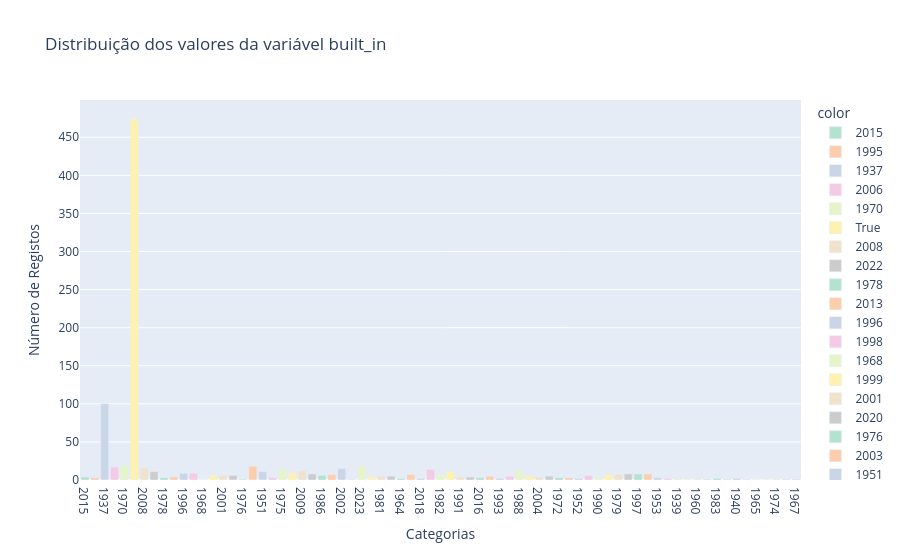
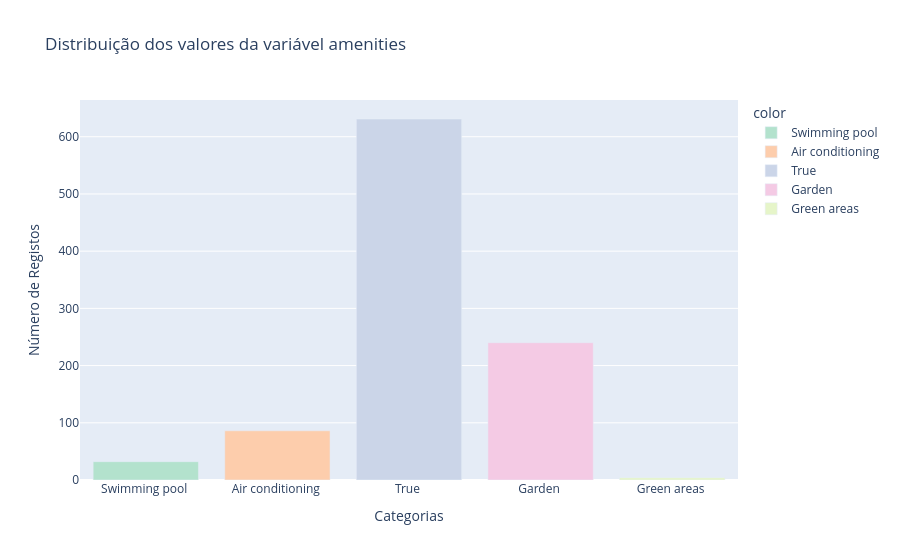
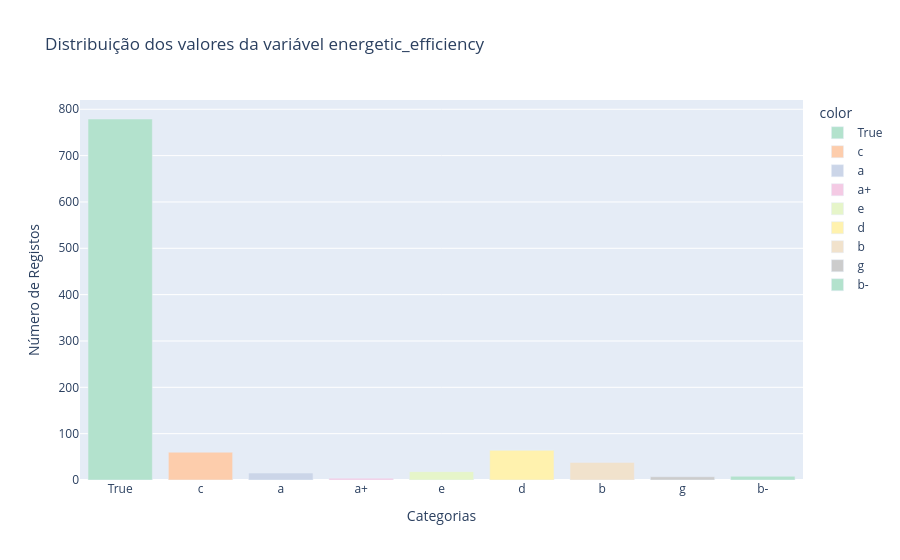

Source (notebook cell) for these figures, in order:
### Markdown cell above
# Pre-processamento 

### Colunas: 
- built_in
- amenities
- energetic_efficiency

### Code cell
# Variação dos dados 
import plotly.express as px
col = ['built_in', 'amenities','energetic_efficiency']

for nome in col: 
    output = []
    names = df_27[nome].unique()
    for i in df_27[nome].unique():
        bt2 = df_27[nome].value_counts()[i]
        output.append(bt2)
    fig = px.bar(df_27, x=names, y=output, color = names ,color_discrete_sequence= px.colors.qualitative.Pastel2, title= f'Distribuição dos valores da variável {nome}')
    fig.update_xaxes(title_text='Categorias')
    fig.update_yaxes(title_text='Número de Registos')
    fig.show()

### Figure 1 — Plotly figure (JSON) as saved in the notebook; plotly's stock layout.template omitted (floating-point values rounded to 4 significant figures)
{"data": [{"alignmentgroup": "True", "hovertemplate": "color=2015<br>x=%{x}<br>y=%{y}<extra></extra>", "legendgroup": "2015", "marker": {"color": "rgb(179,226,205)", "pattern": {"shape": ""}}, "name": "2015", "offsetgroup": "2015", "orientation": "v", "showlegend": true, "textposition": "auto", "type": "bar", "x": ["2015"], "xaxis": "x", "y": [4], "yaxis": "y"}, {"alignmentgroup": "True", "hovertemplate": "color=1995<br>x=%{x}<br>y=%{y}<extra></extra>", "legendgroup": "1995", "marker": {"color": "rgb(253,205,172)", "pattern": {"shape": ""}}, "name": "1995", "offsetgroup": "1995", "orientation": "v", "showlegend": true, "textposition": "auto", "type": "bar", "x": ["1995"], "xaxis": "x", "y": [3], "yaxis": "y"}, {"alignmentgroup": "True", "hovertemplate": "color=1937<br>x=%{x}<br>y=%{y}<extra></extra>", "legendgroup": "1937", "marker": {"color": "rgb(203,213,232)", "pattern": {"shape": ""}}, "name": "1937", "offsetgroup": "1937", "orientation": "v", "showlegend": true, "textposition": "auto", "type": "bar", "x": ["1937"], "xaxis": "x", "y": [100], "yaxis": "y"}, {"alignmentgroup": "True", "hovertemplate": "color=2006<br>x=%{x}<br>y=%{y}<extra></extra>", "legendgroup": "2006", "marker": {"color": "rgb(244,202,228)", "pattern": {"shape": ""}}, "name": "2006", "offsetgroup": "2006", "orientation": "v", "showlegend": true, "textposition": "auto", "type": "bar", "x": ["2006"], "xaxis": "x", "y": [17], "yaxis": "y"}, {"alignmentgroup": "True", "hovertemplate": "color=1970<br>x=%{x}<br>y=%{y}<extra></extra>", "legendgroup": "1970", "marker": {"color": "rgb(230,245,201)", "pattern": {"shape": ""}}, "name": "1970", "offsetgroup": "1970", "orientation": "v", "showlegend": true, "textposition": "auto", "type": "bar", "x": ["1970"], "xaxis": "x", "y": [19], "yaxis": "y"}, {"alignmentgroup": "True", "hovertemplate": "color=True<br>x=%{x}<br>y=%{y}<extra></extra>", "legendgroup": "True", "marker": {"color": "rgb(255,242,174)", "pattern": {"shape": ""}}, "name": "True", "offsetgroup": "True", "orientation": "v", "showlegend": true, "textposition": "auto", "type": "bar", "x": ["True"], "xaxis": "x", "y": [474], "yaxis": "y"}, {"alignmentgroup": "True", "hovertemplate": "color=2008<br>x=%{x}<br>y=%{y}<extra></extra>", "legendgroup": "2008", "marker": {"color": "rgb(241,226,204)", "pattern": {"shape": ""}}, "name": "2008", "offsetgroup": "2008", "orientation": "v", "showlegend": true, "textposition": "auto", "type": "bar", "x": ["2008"], "xaxis": "x", "y": [16], "yaxis": "y"}, {"alignmentgroup": "True", "hovertemplate": "color=2022<br>x=%{x}<br>y=%{y}<extra></extra>", "legendgroup": "2022", "marker": {"color": "rgb(204,204,204)", "pattern": {"shape": ""}}, "name": "2022", "offsetgroup": "2022", "orientation": "v", "showlegend": true, "textposition": "auto", "type": "bar", "x": ["2022"], "xaxis": "x", "y": [11], "yaxis": "y"}, {"alignmentgroup": "True", "hovertemplate": "color=1978<br>x=%{x}<br>y=%{y}<extra></extra>", "legendgroup": "1978", "marker": {"color": "rgb(179,226,205)", "pattern": {"shape": ""}}, "name": "1978", "offsetgroup": "1978", "orientation": "v", "showlegend": true, "textposition": "auto", "type": "bar", "x": ["1978"], "xaxis": "x", "y": [3], "yaxis": "y"}, {"alignmentgroup": "True", "hovertemplate": "color=2013<br>x=%{x}<br>y=%{y}<extra></extra>", "legendgroup": "2013", "marker": {"color": "rgb(253,205,172)", "pattern": {"shape": ""}}, "name": "2013", "offsetgroup": "2013", "orientation": "v", "showlegend": true, "textposition": "auto", "type": "bar", "x": ["2013"], "xaxis": "x", "y": [4], "yaxis": "y"}, {"alignmentgroup": "True", "hovertemplate": "color=1996<br>x=%{x}<br>y=%{y}<extra></extra>", "legendgroup": "1996", "marker": {"color": "rgb(203,213,232)", "pattern": {"shape": ""}}, "name": "1996", "offsetgroup": "1996", "orientation": "v", "showlegend": true, "textposition": "auto", "type": "bar", "x": ["1996"], "xaxis": "x", "y": [9], "yaxis": "y"}, {"alignmentgroup": "True", "hovertemplate": "color=1998<br>x=%{x}<br>y=%{y}<extra></extra>", "legendgroup": "1998", "marker": {"color": "rgb(244,202,228)", "pattern": {"shape": ""}}, "name": "1998", "offsetgroup": "1998", "orientation": "v", "showlegend": true, "textposition": "auto", "type": "bar", "x": ["1998"], "xaxis": "x", "y": [9], "yaxis": "y"}, {"alignmentgroup": "True", "hovertemplate": "color=1968<br>x=%{x}<br>y=%{y}<extra></extra>", "legendgroup": "1968", "marker": {"color": "rgb(230,245,201)", "pattern": {"shape": ""}}, "name": "1968", "offsetgroup": "1968", "orientation": "v", "showlegend": true, "textposition": "auto", "type": "bar", "x": ["1968"], "xaxis": "x", "y": [1], "yaxis": "y"}, {"alignmentgroup": "True", "hovertemplate": "color=1999<br>x=%{x}<br>y=%{y}<extra></extra>", "legendgroup": "1999", "marker": {"color": "rgb(255,242,174)", "pattern": {"shape": ""}}, "name": "1999", "offsetgroup": "1999", "orientation": "v", "showlegend": true, "textposition": "auto", "type": "bar", "x": ["1999"], "xaxis": "x", "y": [6], "yaxis": "y"}, {"alignmentgroup": "True", "hovertemplate": "color=2001<br>x=%{x}<br>y=%{y}<extra></extra>", "legendgroup": "2001", "marker": {"color": "rgb(241,226,204)", "pattern": {"shape": ""}}, "name": "2001", "offsetgroup": "2001", "orientation": "v", "showlegend": true, "textposition": "auto", "type": "bar", "x": ["2001"], "xaxis": "x", "y": [6], "yaxis": "y"}, {"alignmentgroup": "True", "hovertemplate": "color=2020<br>x=%{x}<br>y=%{y}<extra></extra>", "legendgroup": "2020", "marker": {"color": "rgb(204,204,204)", "pattern": {"shape": ""}}, "name": "2020", "offsetgroup": "2020", "orientation": "v", "showlegend": true, "textposition": "auto", "type": "bar", "x": ["2020"], "xaxis": "x", "y": [6], "yaxis": "y"}, {"alignmentgroup": "True", "hovertemplate": "color=1976<br>x=%{x}<br>y=%{y}<extra></extra>", "legendgroup": "1976", "marker": {"color": "rgb(179,226,205)", "pattern": {"shape": ""}}, "name": "1976", "offsetgroup": "1976", "orientation": "v", "showlegend": true, "textposition": "auto", "type": "bar", "x": ["1976"], "xaxis": "x", "y": [1], "yaxis": "y"}, {"alignmentgroup": "True", "hovertemplate": "color=2003<br>x=%{x}<br>y=%{y}<extra></extra>", "legendgroup": "2003", "marker": {"color": "rgb(253,205,172)", "pattern": {"shape": ""}}, "name": "2003", "offsetgroup": "2003", "orientation": "v", "showlegend": true, "textposition": "auto", "type": "bar", "x": ["2003"], "xaxis": "x", "y": [18], "yaxis": "y"}, {"alignmentgroup": "True", "hovertemplate": "color=1951<br>x=%{x}<br>y=%{y}<extra></extra>", "legendgroup": "1951", "marker": {"color": "rgb(203,213,232)", "pattern": {"shape": ""}}, "name": "1951", "offsetgroup": "1951", "orientation": "v", "showlegend": true, "textposition": "auto", "type": "bar", "x": ["1951"], "xaxis": "x", "y": [11], "yaxis": "y"}, {"alignmentgroup": "True", "hovertemplate": "color=1977<br>x=%{x}<br>y=%{y}<extra></extra>", "legendgroup": "1977", "marker": {"color": "rgb(244,202,228)", "pattern": {"shape": ""}}, "name": "1977", "offsetgroup": "1977", "orientation": "v", "showlegend": true, "textposition": "auto", "type": "bar", "x": ["1977"], "xaxis": "x", "y": [3], "yaxis": "y"}, {"alignmentgroup": "True", "hovertemplate": "color=1975<br>x=%{x}<br>y=%{y}<extra></extra>", "legendgroup": "1975", "marker": {"color": "rgb(230,245,201)", "pattern": {"shape": ""}}, "name": "1975", "offsetgroup": "1975", "orientation": "v", "showlegend": true, "textposition": "auto", "type": "bar", "x": ["1975"], "xaxis": "x", "y": [14], "yaxis": "y"}, {"alignmentgroup": "True", "hovertemplate": "color=1994<br>x=%{x}<br>y=%{y}<extra></extra>", "legendgroup": "1994", "marker": {"color": "rgb(255,242,174)", "pattern": {"shape": ""}}, "name": "1994", "offsetgroup": "1994", "orientation": "v", "showlegend": true, "textposition": "auto", "type": "bar", "x": ["1994"], "xaxis": "x", "y": [9], "yaxis": "y"}, {"alignmentgroup": "True", "hovertemplate": "color=2009<br>x=%{x}<br>y=%{y}<extra></extra>", "legendgroup": "2009", "marker": {"color": "rgb(241,226,204)", "pattern": {"shape": ""}}, "name": "2009", "offsetgroup": "2009", "orientation": "v", "showlegend": true, "textposition": "auto", "type": "bar", "x": ["2009"], "xaxis": "x", "y": [12], "yaxis": "y"}, {"alignmentgroup": "True", "hovertemplate": "color=1989<br>x=%{x}<br>y=%{y}<extra></extra>", "legendgroup": "1989", "marker": {"color": "rgb(204,204,204)", "pattern": {"shape": ""}}, "name": "1989", "offsetgroup": "1989", "orientation": "v", "showlegend": true, "textposition": "auto", "type": "bar", "x": ["1989"], "xaxis": "x", "y": [8], "yaxis": "y"}, {"alignmentgroup": "True", "hovertemplate": "color=1986<br>x=%{x}<br>y=%{y}<extra></extra>", "legendgroup": "1986", "marker": {"color": "rgb(179,226,205)", "pattern": {"shape": ""}}, "name": "1986", "offsetgroup": "1986", "orientation": "v", "showlegend": true, "textposition": "auto", "type": "bar", "x": ["1986"], "xaxis": "x", "y": [6], "yaxis": "y"}, {"alignmentgroup": "True", "hovertemplate": "color=2021<br>x=%{x}<br>y=%{y}<extra></extra>", "legendgroup": "2021", "marker": {"color": "rgb(253,205,172)", "pattern": {"shape": ""}}, "name": "2021", "offsetgroup": "2021", "orientation": "v", "showlegend": true, "textposition": "auto", "type": "bar", "x": ["2021"], "xaxis": "x", "y": [7], "yaxis": "y"}, {"alignmentgroup": "True", "hovertemplate": "color=2002<br>x=%{x}<br>y=%{y}<extra></extra>", "legendgroup": "2002", "marker": {"color": "rgb(203,213,232)", "pattern": {"shape": ""}}, "name": "2002", "offsetgroup": "2002", "orientation": "v", "showlegend": true, "textposition": "auto", "type": "bar", "x": ["2002"], "xaxis": "x", "y": [15], "yaxis": "y"}, {"alignmentgroup": "True", "hovertemplate": "color=1945<br>x=%{x}<br>y=%{y}<extra></extra>", "legendgroup": "1945", "marker": {"color": "rgb(244,202,228)", "pattern": {"shape": ""}}, "name": "1945", "offsetgroup": "1945", "orientation": "v", "showlegend": true, "textposition": "auto", "type": "bar", "x": ["1945"], "xaxis": "x", "y": [1], "yaxis": "y"}, {"alignmentgroup": "True", "hovertemplate": "color=2023<br>x=%{x}<br>y=%{y}<extra></extra>", "legendgroup": "2023", "marker": {"color": "rgb(230,245,201)", "pattern": {"shape": ""}}, "name": "2023", "offsetgroup": "2023", "orientation": "v", "showlegend": true, "textposition": "auto", "type": "bar", "x": ["2023"], "xaxis": "x", "y": [18], "yaxis": "y"}, {"alignmentgroup": "True", "hovertemplate": "color=1900<br>x=%{x}<br>y=%{y}<extra></extra>", "legendgroup": "1900", "marker": {"color": "rgb(255,242,174)", "pattern": {"shape": ""}}, "name": "1900", "offsetgroup": "1900", "orientation": "v", "showlegend": true, "textposition": "auto", "type": "bar", "x": ["1900"], "xaxis": "x", "y": [4], "yaxis": "y"}, {"alignmentgroup": "True", "hovertemplate": "color=1981<br>x=%{x}<br>y=%{y}<extra></extra>", "legendgroup": "1981", "marker": {"color": "rgb(241,226,204)", "pattern": {"shape": ""}}, "name": "1981", "offsetgroup": "1981", "orientation": "v", "showlegend": true, "textposition": "auto", "type": "bar", "x": ["1981"], "xaxis": "x", "y": [5], "yaxis": "y"}, {"alignmentgroup": "True", "hovertemplate": "color=1992<br>x=%{x}<br>y=%{y}<extra></extra>", "legendgroup": "1992", "marker": {"color": "rgb(204,204,204)", "pattern": {"shape": ""}}, "name": "1992", "offsetgroup": "1992", "orientation": "v", "showlegend": true, "textposition": "auto", "type": "bar", "x": ["1992"], "xaxis": "x", "y": [5], "yaxis": "y"}, {"alignmentgroup": "True", "hovertemplate": "color=1964<br>x=%{x}<br>y=%{y}<extra></extra>", "legendgroup": "1964", "marker": {"color": "rgb(179,226,205)", "pattern": {"shape": ""}}, "name": "1964", "offsetgroup": "1964", "orientation": "v", "showlegend": true, "textposition": "auto", "type": "bar", "x": ["1964"], "xaxis": "x", "y": [2], "yaxis": "y"}, {"alignmentgroup": "True", "hovertemplate": "color=2012<br>x=%{x}<br>y=%{y}<extra></extra>", "legendgroup": "2012", "marker": {"color": "rgb(253,205,172)", "pattern": {"shape": ""}}, "name": "2012", "offsetgroup": "2012", "orientation": "v", "showlegend": true, "textposition": "auto", "type": "bar", "x": ["2012"], "xaxis": "x", "y": [7], "yaxis": "y"}, {"alignmentgroup": "True", "hovertemplate": "color=2018<br>x=%{x}<br>y=%{y}<extra></extra>", "legendgroup": "2018", "marker": {"color": "rgb(203,213,232)", "pattern": {"shape": ""}}, "name": "2018", "offsetgroup": "2018", "orientation": "v", "showlegend": true, "textposition": "auto", "type": "bar", "x": ["2018"], "xaxis": "x", "y": [2], "yaxis": "y"}, {"alignmentgroup": "True", "hovertemplate": "color=2007<br>x=%{x}<br>y=%{y}<extra></extra>", "legendgroup": "2007", "marker": {"color": "rgb(244,202,228)", "pattern": {"shape": ""}}, "name": "2007", "offsetgroup": "2007", "orientation": "v", "showlegend": true, "textposition": "auto", "type": "bar", "x": ["2007"], "xaxis": "x", "y": [14], "yaxis": "y"}, {"alignmentgroup": "True", "hovertemplate": "color=1982<br>x=%{x}<br>y=%{y}<extra></extra>", "legendgroup": "1982", "marker": {"color": "rgb(230,245,201)", "pattern": {"shape": ""}}, "name": "1982", "offsetgroup": "1982", "orientation": "v", "showlegend": true, "textposition": "auto", "type": "bar", "x": ["1982"], "xaxis": "x", "y": [7], "yaxis": "y"}, {"alignmentgroup": "True", "hovertemplate": "color=2011<br>x=%{x}<br>y=%{y}<extra></extra>", "legendgroup": "2011", "marker": {"color": "rgb(255,242,174)", "pattern": {"shape": ""}}, "name": "2011", "offsetgroup": "2011", "orientation": "v", "showlegend": true, "textposition": "auto", "type": "bar", "x": ["2011"], "xaxis": "x", "y": [11], "yaxis": "y"}, {"alignmentgroup": "True", "hovertemplate": "color=1991<br>x=%{x}<br>y=%{y}<extra></extra>", "legendgroup": "1991", "marker": {"color": "rgb(241,226,204)", "pattern": {"shape": ""}}, "name": "1991", "offsetgroup": "1991", "orientation": "v", "showlegend": true, "textposition": "auto", "type": "bar", "x": ["1991"], "xaxis": "x", "y": [4], "yaxis": "y"}, {"alignmentgroup": "True", "hovertemplate": "color=1984<br>x=%{x}<br>y=%{y}<extra></extra>", "legendgroup": "1984", "marker": {"color": "rgb(204,204,204)", "pattern": {"shape": ""}}, "name": "1984", "offsetgroup": "1984", "orientation": "v", "showlegend": true, "textposition": "auto", "type": "bar", "x": ["1984"], "xaxis": "x", "y": [4], "yaxis": "y"}, {"alignmentgroup": "True", "hovertemplate": "color=2016<br>x=%{x}<br>y=%{y}<extra></extra>", "legendgroup": "2016", "marker": {"color": "rgb(179,226,205)", "pattern": {"shape": ""}}, "name": "2016", "offsetgroup": "2016", "orientation": "v", "showlegend": true, "textposition": "auto", "type": "bar", "x": ["2016"], "xaxis": "x", "y": [3], "yaxis": "y"}, {"alignmentgroup": "True", "hovertemplate": "color=1985<br>x=%{x}<br>y=%{y}<extra></extra>", "legendgroup": "1985", "marker": {"color": "rgb(253,205,172)", "pattern": {"shape": ""}}, "name": "1985", "offsetgroup": "1985", "orientation": "v", "showlegend": true, "textposition": "auto", "type": "bar", "x": ["1985"], "xaxis": "x", "y": [5], "yaxis": "y"}, {"alignmentgroup": "True", "hovertemplate": "color=1993<br>x=%{x}<br>y=%{y}<extra></extra>", "legendgroup": "1993", "marker": {"color": "rgb(203,213,232)", "pattern": {"shape": ""}}, "name": "1993", "offsetgroup": "1993", "orientation": "v", "showlegend": true, "textposition": "auto", "type": "bar", "x": ["1993"], "xaxis": "x", "y": [2], "yaxis": "y"}, {"alignmentgroup": "True", "hovertemplate": "color=2024<br>x=%{x}<br>y=%{y}<extra></extra>", "legendgroup": "2024", "marker": {"color": "rgb(244,202,228)", "pattern": {"shape": ""}}, "name": "2024", "offsetgroup": "2024", "orientation": "v", "showlegend": true, "textposition": "auto", "type": "bar", "x": ["2024"], "xaxis": "x", "y": [5], "yaxis": "y"}, {"alignmentgroup": "True", "hovertemplate": "color=1988<br>x=%{x}<br>y=%{y}<extra></extra>", "legendgroup": "1988", "marker": {"color": "rgb(230,245,201)", "pattern": {"shape": ""}}, "name": "1988", "offsetgroup": "1988", "orientation": "v", "showlegend": true, "textposition": "auto", "type": "bar", "x": ["1988"], "xaxis": "x", "y": [12], "yaxis": "y"}, {"alignmentgroup": "True", "hovertemplate": "color=2010<br>x=%{x}<br>y=%{y}<extra></extra>", "legendgroup": "2010", "marker": {"color": "rgb(255,242,174)", "pattern": {"shape": ""}}, "name": "2010", "offsetgroup": "2010", "orientation": "v", "showlegend": true, "textposition": "auto", "type": "bar", "x": ["2010"], "xaxis": "x", "y": [5], "yaxis": "y"}, {"alignmentgroup": "True", "hovertemplate": "color=2004<br>x=%{x}<br>y=%{y}<extra></extra>", "legendgroup": "2004", "marker": {"color": "rgb(241,226,204)", "pattern": {"shape": ""}}, "name": "2004", "offsetgroup": "2004", "orientation": "v", "showlegend": true, "textposition": "auto", "type": "bar", "x": ["2004"], "xaxis": "x", "y": [4], "yaxis": "y"}, {"alignmentgroup": "True", "hovertemplate": "color=1980<br>x=%{x}<br>y=%{y}<extra></extra>", "legendgroup": "1980", "marker": {"color": "rgb(204,204,204)", "pattern": {"shape": ""}}, "name": "1980", "offsetgroup": "1980", "orientation": "v", "showlegend": true, "textposition": "auto", "type": "bar", "x": ["1980"], "xaxis": "x", "y": [5], "yaxis": "y"}, {"alignmentgroup": "True", "hovertemplate": "color=1972<br>x=%{x}<br>y=%{y}<extra></extra>", "legendgroup": "1972", "marker": {"color": "rgb(179,226,205)", "pattern": {"shape": ""}}, "name": "1972", "offsetgroup": "1972", "orientation": "v", "showlegend": true, "textposition": "auto", "type": "bar", "x": ["1972"], "xaxis": "x", "y": [3], "yaxis": "y"}, {"alignmentgroup": "True", "hovertemplate": "color=1950<br>x=%{x}<br>y=%{y}<extra></extra>", "legendgroup": "1950", "marker": {"color": "rgb(253,205,172)", "pattern": {"shape": ""}}, "name": "1950", "offsetgroup": "1950", "orientation": "v", "showlegend": true, "textposition": "auto", "type": "bar", "x": ["1950"], "xaxis": "x", "y": [3], "yaxis": "y"}, {"alignmentgroup": "True", "hovertemplate": "color=1952<br>x=%{x}<br>y=%{y}<extra></extra>", "legendgroup": "1952", "marker": {"color": "rgb(203,213,232)", "pattern": {"shape": ""}}, "name": "1952", "offsetgroup": "1952", "orientation": "v", "showlegend": true, "textposition": "auto", "type": "bar", "x": ["1952"], "xaxis": "x", "y": [2], "yaxis": "y"}, {"alignmentgroup": "True", "hovertemplate": "color=1987<br>x=%{x}<br>y=%{y}<extra></extra>", "legendgroup": "1987", "marker": {"color": "rgb(244,202,228)", "pattern": {"shape": ""}}, "name": "1987", "offsetgroup": "1987", "orientation": "v", "showlegend": true, "textposition": "auto", "type": "bar", "x": ["1987"], "xaxis": "x", "y": [6], "yaxis": "y"}, {"alignmentgroup": "True", "hovertemplate": "color=1990<br>x=%{x}<br>y=%{y}<extra></extra>", "legendgroup": "1990", "marker": {"color": "rgb(230,245,201)", "pattern": {"shape": ""}}, "name": "1990", "offsetgroup": "1990", "orientation": "v", "showlegend": true, "textposition": "auto", "type": "bar", "x": ["1990"], "xaxis": "x", "y": [3], "yaxis": "y"}, {"alignmentgroup": "True", "hovertemplate": "color=2019<br>x=%{x}<br>y=%{y}<extra></extra>", "legendgroup": "2019", "marker": {"color": "rgb(255,242,174)", "pattern": {"shape": ""}}, "name": "2019", "offsetgroup": "2019", "orientation": "v", "showlegend": true, "textposition": "auto", "type": "bar", "x": ["2019"], "xaxis": "x", "y": [7], "yaxis": "y"}, {"alignmentgroup": "True", "hovertemplate": "color=1979<br>x=%{x}<br>y=%{y}<extra></extra>", "legendgroup": "1979", "marker": {"color": "rgb(241,226,204)", "pattern": {"shape": ""}}, "name": "1979", "offsetgroup": "1979", "orientation": "v", "showlegend": true, "textposition": "auto", "type": "bar", "x": ["1979"], "xaxis": "x", "y": [7], "yaxis": "y"}, {"alignmentgroup": "True", "hovertemplate": "color=2005<br>x=%{x}<br>y=%{y}<extra></extra>", "legendgroup": "2005", "marker": {"color": "rgb(204,204,204)", "pattern": {"shape": ""}}, "name": "2005", "offsetgroup": "2005", "orientation": "v", "showlegend": true, "textposition": "auto", "type": "bar", "x": ["2005"], "xaxis": "x", "y": [8], "yaxis": "y"}, {"alignmentgroup": "True", "hovertemplate": "color=1997<br>x=%{x}<br>y=%{y}<extra></extra>", "legendgroup": "1997", "marker": {"color": "rgb(179,226,205)", "pattern": {"shape": ""}}, "name": "1997", "offsetgroup": "1997", "orientation": "v", "showlegend": true, "textposition": "auto", "type": "bar", "x": ["1997"], "xaxis": "x", "y": [8], "yaxis": "y"}, {"alignmentgroup": "True", "hovertemplate": "color=2000<br>x=%{x}<br>y=%{y}<extra></extra>", "legendgroup": "2000", "marker": {"color": "rgb(253,205,172)", "pattern": {"shape": ""}}, "name": "2000", "offsetgroup": "2000", "orientation": "v", "showlegend": true, "textposition": "auto", "type": "bar", "x": ["2000"], "xaxis": "x", "y": [8], "yaxis": "y"}, {"alignmentgroup": "True", "hovertemplate": "color=1953<br>x=%{x}<br>y=%{y}<extra></extra>", "legendgroup": "1953", "marker": {"color": "rgb(203,213,232)", "pattern": {"shape": ""}}, "name": "1953", "offsetgroup": "1953", "orientation": "v", "showlegend": true, "textposition": "auto", "type": "bar", "x": ["1953"], "xaxis": "x", "y": [3], "yaxis": "y"}, {"alignmentgroup": "True", "hovertemplate": "color=1955<br>x=%{x}<br>y=%{y}<extra></extra>", "legendgroup": "1955", "marker": {"color": "rgb(244,202,228)", "pattern": {"shape": ""}}, "name": "1955", "offsetgroup": "1955", "orientation": "v", "showlegend": true, "textposition": "auto", "type": "bar", "x": ["1955"], "xaxis": "x", "y": [2], "yaxis": "y"}, {"alignmentgroup": "True", "hovertemplate": "color=1939<br>x=%{x}<br>y=%{y}<extra></extra>", "legendgroup": "1939", "marker": {"color": "rgb(230,245,201)", "pattern": {"shape": ""}}, "name": "1939", "offsetgroup": "1939", "orientation": "v", "showlegend": true, "textposition": "auto", "type": "bar", "x": ["1939"], "xaxis": "x", "y": [2], "yaxis": "y"}, {"alignmentgroup": "True", "hovertemplate": "color=1922<br>x=%{x}<br>y=%{y}<extra></extra>", "legendgroup": "1922", "marker": {"color": "rgb(255,242,174)", "pattern": {"shape": ""}}, "name": "1922", "offsetgroup": "1922", "orientation": "v", "showlegend": true, "textposition": "auto", "type": "bar", "x": ["1922"], "xaxis": "x", "y": [1], "yaxis": "y"}, {"alignmentgroup": "True", "hovertemplate": "color=1960<br>x=%{x}<br>y=%{y}<extra></extra>", "legendgroup": "1960", "marker": {"color": "rgb(241,226,204)", "pattern": {"shape": ""}}, "name": "1960", "offsetgroup": "1960", "orientation": "v", "showlegend": true, "textposition": "auto", "type": "bar", "x": ["1960"], "xaxis": "x", "y": [1], "yaxis": "y"}, {"alignmentgroup": "True", "hovertemplate": "color=2014<br>x=%{x}<br>y=%{y}<extra></extra>", "legendgroup": "2014", "marker": {"color": "rgb(204,204,204)", "pattern": {"shape": ""}}, "name": "2014", "offsetgroup": "2014", "orientation": "v", "showlegend": true, "textposition": "auto", "type": "bar", "x": ["2014"], "xaxis": "x", "y": [1], "yaxis": "y"}, {"alignmentgroup": "True", "hovertemplate": "color=1983<br>x=%{x}<br>y=%{y}<extra></extra>", "legendgroup": "1983", "marker": {"color": "rgb(179,226,205)", "pattern": {"shape": ""}}, "name": "1983", "offsetgroup": "1983", "orientation": "v", "showlegend": true, "textposition": "auto", "type": "bar", "x": ["1983"], "xaxis": "x", "y": [2], "yaxis": "y"}, {"alignmentgroup": "True", "hovertemplate": "color=1947<br>x=%{x}<br>y=%{y}<extra></extra>", "legendgroup": "1947", "marker": {"color": "rgb(253,205,172)", "pattern": {"shape": ""}}, "name": "1947", "offsetgroup": "1947", "orientation": "v", "showlegend": true, "textposition": "auto", "type": "bar", "x": ["1947"], "xaxis": "x", "y": [1], "yaxis": "y"}, {"alignmentgroup": "True", "hovertemplate": "color=1940<br>x=%{x}<br>y=%{y}<extra></extra>", "legendgroup": "1940", "marker": {"color": "rgb(203,213,232)", "pattern": {"shape": ""}}, "name": "1940", "offsetgroup": "1940", "orientation": "v", "showlegend": true, "textposition": "auto", "type": "bar", "x": ["1940"], "xaxis": "x", "y": [2], "yaxis": "y"}, {"alignmentgroup": "True", "hovertemplate": "color=2017<br>x=%{x}<br>y=%{y}<extra></extra>", "legendgroup": "2017", "marker": {"color": "rgb(244,202,228)", "pattern": {"shape": ""}}, "name": "2017", "offsetgroup": "2017", "orientation": "v", "showlegend": true, "textposition": "auto", "type": "bar", "x": ["2017"], "xaxis": "x", "y": [1], "yaxis": "y"}, {"alignmentgroup": "True", "hovertemplate": "color=1965<br>x=%{x}<br>y=%{y}<extra></extra>", "legendgroup": "1965", "marker": {"color": "rgb(230,245,201)", "pattern": {"shape": ""}}, "name": "1965", "offsetgroup": "1965", "orientation": "v", "showlegend": true, "textposition": "auto", "type": "bar", "x": ["1965"], "xaxis": "x", "y": [1], "yaxis": "y"}, {"alignmentgroup": "True", "hovertemplate": "color=1930<br>x=%{x}<br>y=%{y}<extra></extra>", "legendgroup": "1930", "marker": {"color": "rgb(255,242,174)", "pattern": {"shape": ""}}, "name": "1930", "offsetgroup": "1930", "orientation": "v", "showlegend": true, "textposition": "auto", "type": "bar", "x": ["1930"], "xaxis": "x", "y": [1], "yaxis": "y"}, {"alignmentgroup": "True", "hovertemplate": "color=1974<br>x=%{x}<br>y=%{y}<extra></extra>", "legendgroup": "1974", "marker": {"color": "rgb(241,226,204)", "pattern": {"shape": ""}}, "name": "1974", "offsetgroup": "1974", "orientation": "v", "showlegend": true, "textposition": "auto", "type": "bar", "x": ["1974"], "xaxis": "x", "y": [1], "yaxis": "y"}, {"alignmentgroup": "True", "hovertemplate": "color=1973<br>x=%{x}<br>y=%{y}<extra></extra>", "legendgroup": "1973", "marker": {"color": "rgb(204,204,204)", "pattern": {"shape": ""}}, "name": "1973", "offsetgroup": "1973", "orientation": "v", "showlegend": true, "textposition": "auto", "type": "bar", "x": ["1973"], "xaxis": "x", "y": [1], "yaxis": "y"}, {"alignmentgroup": "True", "hovertemplate": "color=1967<br>x=%{x}<br>y=%{y}<extra></extra>", "legendgroup": "1967", "marker": {"color": "rgb(179,226,205)", "pattern": {"shape": ""}}, "name": "1967", "offsetgroup": "1967", "orientation": "v", "showlegend": true, "textposition": "auto", "type": "bar", "x": ["1967"], "xaxis": "x", "y": [1], "yaxis": "y"}], "layout": {"autosize": true, "barmode": "relative", "legend": {"title": {"text": "color"}, "tracegroupgap": 0}, "title": {"text": "Distribuição dos valores da variável built_in"}, "xaxis": {"anchor": "y", "autorange": true, "domain": [0, 1], "range": [-0.5, 72.5], "title": {"text": "Categorias"}, "type": "category"}, "yaxis": {"anchor": "x", "autorange": true, "domain": [0, 1], "range": [0, 498.9], "title": {"text": "Número de Registos"}, "type": "linear"}}}

### Figure 2 — Plotly figure (JSON) as saved in the notebook; plotly's stock layout.template omitted (floating-point values rounded to 4 significant figures)
{"data": [{"alignmentgroup": "True", "hovertemplate": "color=Swimming pool <br>x=%{x}<br>y=%{y}<extra></extra>", "legendgroup": "Swimming pool ", "marker": {"color": "rgb(179,226,205)", "pattern": {"shape": ""}}, "name": "Swimming pool ", "offsetgroup": "Swimming pool ", "orientation": "v", "showlegend": true, "textposition": "auto", "type": "bar", "x": ["Swimming pool "], "xaxis": "x", "y": [32], "yaxis": "y"}, {"alignmentgroup": "True", "hovertemplate": "color=Air conditioning <br>x=%{x}<br>y=%{y}<extra></extra>", "legendgroup": "Air conditioning ", "marker": {"color": "rgb(253,205,172)", "pattern": {"shape": ""}}, "name": "Air conditioning ", "offsetgroup": "Air conditioning ", "orientation": "v", "showlegend": true, "textposition": "auto", "type": "bar", "x": ["Air conditioning "], "xaxis": "x", "y": [86], "yaxis": "y"}, {"alignmentgroup": "True", "hovertemplate": "color=True <br>x=%{x}<br>y=%{y}<extra></extra>", "legendgroup": "True ", "marker": {"color": "rgb(203,213,232)", "pattern": {"shape": ""}}, "name": "True ", "offsetgroup": "True ", "orientation": "v", "showlegend": true, "textposition": "auto", "type": "bar", "x": ["True "], "xaxis": "x", "y": [631], "yaxis": "y"}, {"alignmentgroup": "True", "hovertemplate": "color=Garden <br>x=%{x}<br>y=%{y}<extra></extra>", "legendgroup": "Garden ", "marker": {"color": "rgb(244,202,228)", "pattern": {"shape": ""}}, "name": "Garden ", "offsetgroup": "Garden ", "orientation": "v", "showlegend": true, "textposition": "auto", "type": "bar", "x": ["Garden "], "xaxis": "x", "y": [240], "yaxis": "y"}, {"alignmentgroup": "True", "hovertemplate": "color=Green areas <br>x=%{x}<br>y=%{y}<extra></extra>", "legendgroup": "Green areas ", "marker": {"color": "rgb(230,245,201)", "pattern": {"shape": ""}}, "name": "Green areas ", "offsetgroup": "Green areas ", "orientation": "v", "showlegend": true, "textposition": "auto", "type": "bar", "x": ["Green areas "], "xaxis": "x", "y": [4], "yaxis": "y"}], "layout": {"autosize": true, "barmode": "relative", "legend": {"title": {"text": "color"}, "tracegroupgap": 0}, "title": {"text": "Distribuição dos valores da variável amenities"}, "xaxis": {"anchor": "y", "autorange": true, "domain": [0, 1], "range": [-0.5, 4.5], "title": {"text": "Categorias"}, "type": "category"}, "yaxis": {"anchor": "x", "autorange": true, "domain": [0, 1], "range": [0, 664.2], "title": {"text": "Número de Registos"}, "type": "linear"}}}

### Figure 3 — Plotly figure (JSON) as saved in the notebook; plotly's stock layout.template omitted (floating-point values rounded to 4 significant figures)
{"data": [{"alignmentgroup": "True", "hovertemplate": "color=True<br>x=%{x}<br>y=%{y}<extra></extra>", "legendgroup": "True", "marker": {"color": "rgb(179,226,205)", "pattern": {"shape": ""}}, "name": "True", "offsetgroup": "True", "orientation": "v", "showlegend": true, "textposition": "auto", "type": "bar", "x": ["True"], "xaxis": "x", "y": [779], "yaxis": "y"}, {"alignmentgroup": "True", "hovertemplate": "color=c<br>x=%{x}<br>y=%{y}<extra></extra>", "legendgroup": "c", "marker": {"color": "rgb(253,205,172)", "pattern": {"shape": ""}}, "name": "c", "offsetgroup": "c", "orientation": "v", "showlegend": true, "textposition": "auto", "type": "bar", "x": ["c"], "xaxis": "x", "y": [60], "yaxis": "y"}, {"alignmentgroup": "True", "hovertemplate": "color=a<br>x=%{x}<br>y=%{y}<extra></extra>", "legendgroup": "a", "marker": {"color": "rgb(203,213,232)", "pattern": {"shape": ""}}, "name": "a", "offsetgroup": "a", "orientation": "v", "showlegend": true, "textposition": "auto", "type": "bar", "x": ["a"], "xaxis": "x", "y": [15], "yaxis": "y"}, {"alignmentgroup": "True", "hovertemplate": "color=a+<br>x=%{x}<br>y=%{y}<extra></extra>", "legendgroup": "a+", "marker": {"color": "rgb(244,202,228)", "pattern": {"shape": ""}}, "name": "a+", "offsetgroup": "a+", "orientation": "v", "showlegend": true, "textposition": "auto", "type": "bar", "x": ["a+"], "xaxis": "x", "y": [4], "yaxis": "y"}, {"alignmentgroup": "True", "hovertemplate": "color=e<br>x=%{x}<br>y=%{y}<extra></extra>", "legendgroup": "e", "marker": {"color": "rgb(230,245,201)", "pattern": {"shape": ""}}, "name": "e", "offsetgroup": "e", "orientation": "v", "showlegend": true, "textposition": "auto", "type": "bar", "x": ["e"], "xaxis": "x", "y": [18], "yaxis": "y"}, {"alignmentgroup": "True", "hovertemplate": "color=d<br>x=%{x}<br>y=%{y}<extra></extra>", "legendgroup": "d", "marker": {"color": "rgb(255,242,174)", "pattern": {"shape": ""}}, "name": "d", "offsetgroup": "d", "orientation": "v", "showlegend": true, "textposition": "auto", "type": "bar", "x": ["d"], "xaxis": "x", "y": [64], "yaxis": "y"}, {"alignmentgroup": "True", "hovertemplate": "color=b<br>x=%{x}<br>y=%{y}<extra></extra>", "legendgroup": "b", "marker": {"color": "rgb(241,226,204)", "pattern": {"shape": ""}}, "name": "b", "offsetgroup": "b", "orientation": "v", "showlegend": true, "textposition": "auto", "type": "bar", "x": ["b"], "xaxis": "x", "y": [38], "yaxis": "y"}, {"alignmentgroup": "True", "hovertemplate": "color=g<br>x=%{x}<br>y=%{y}<extra></extra>", "legendgroup": "g", "marker": {"color": "rgb(204,204,204)", "pattern": {"shape": ""}}, "name": "g", "offsetgroup": "g", "orientation": "v", "showlegend": true, "textposition": "auto", "type": "bar", "x": ["g"], "xaxis": "x", "y": [7], "yaxis": "y"}, {"alignmentgroup": "True", "hovertemplate": "color=b-<br>x=%{x}<br>y=%{y}<extra></extra>", "legendgroup": "b-", "marker": {"color": "rgb(179,226,205)", "pattern": {"shape": ""}}, "name": "b-", "offsetgroup": "b-", "orientation": "v", "showlegend": true, "textposition": "auto", "type": "bar", "x": ["b-"], "xaxis": "x", "y": [8], "yaxis": "y"}], "layout": {"autosize": true, "barmode": "relative", "legend": {"title": {"text": "color"}, "tracegroupgap": 0}, "title": {"text": "Distribuição dos valores da variável energetic_efficiency"}, "xaxis": {"anchor": "y", "autorange": true, "domain": [0, 1], "range": [-0.5, 8.5], "title": {"text": "Categorias"}, "type": "category"}, "yaxis": {"anchor": "x", "autorange": true, "domain": [0, 1], "range": [0, 820], "title": {"text": "Número de Registos"}, "type": "linear"}}}
